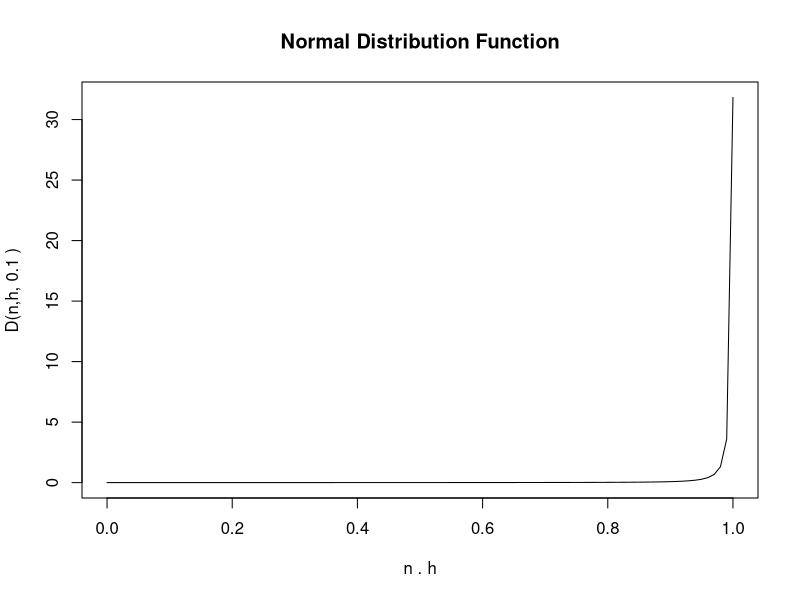

Generate this figure with R: (Note: this script raises an error after producing the figure.)
# plotting function
create_plot <- function(name, xlab, ylab, f, a) {
  xs <- lapply(c(0:100), function(x) x/100)
  ys <- lapply(xs, function(y) f(y,a))
  
  heading = name
  plot(xs, ys, type="n", main=heading, xlab=xlab, ylab=ylab)
  lines(xs, ys, type="l")
}
# plotting function
create_plot3D <- function(name, xlab, ylab, f, k) {
  xs <- lapply(c(0:100), function(x) x/100)
  ys <- lapply(c(0:100), function(x) x/100)
  zs <- outer(xs, ys, function(x, y) f(x,y,k))
  
  persp(xs, ys, zs,
        main="Perspective Plot of a Cone",
        zlab = "Height",
        theta = 30, phi = 15,
        col = "springgreen", shade = 0.5)
}

# normal distribution function
d <- function(nDoth, alpha) {
  (alpha^2) / (pi * (nDoth^2 * (alpha^2 - 1) + 1)^2)
}

# geometry function
geomSmith <- function(nDotv, k) {
  nDotv / (nDotv * (1-k) + k)
}
g <- function(nDotv, nDotl, k) {
  geomSmith(nDotv, k) * geomSmith(nDotl, k)
}

alpha <- 0.1
create_plot("Normal Distribution Function", "n . h", paste("D(n,h,",alpha,")"), d, alpha)

k <- 0.1
create_plot3D("Geometry Function", "n . h", paste("D(n,h,",k,")"), g, k)